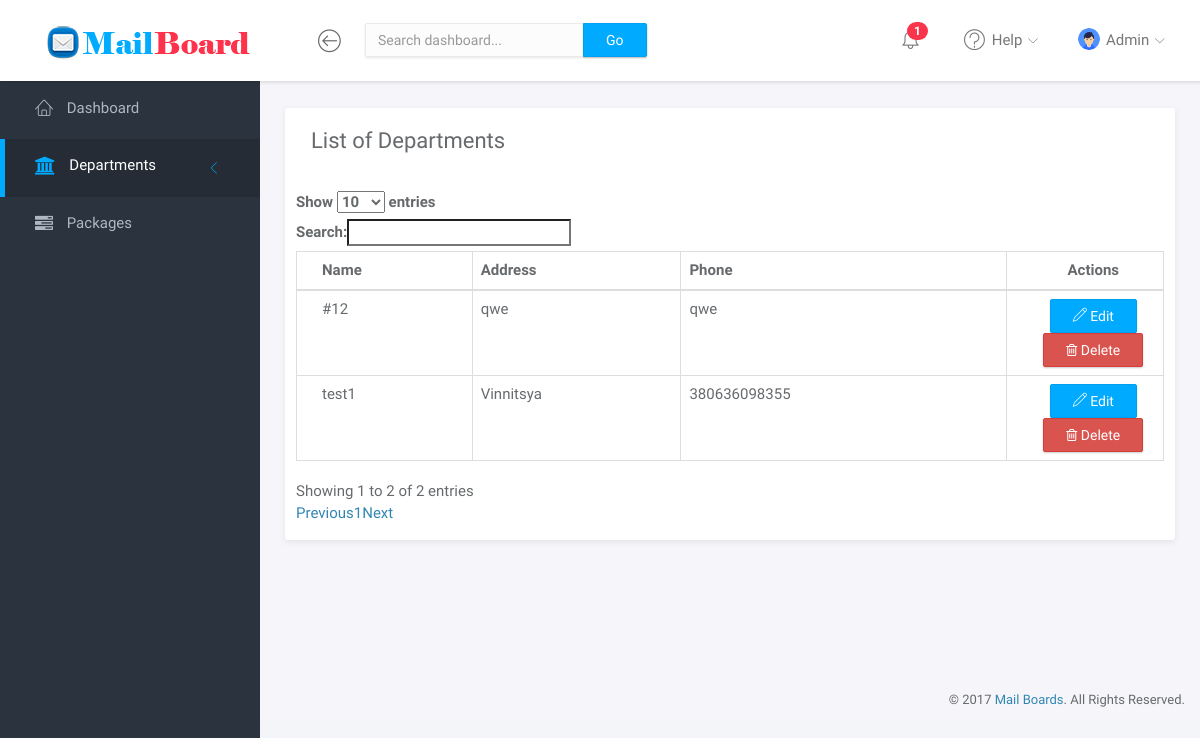
The app's page /department/list (signed in) with its own data.
### tables this page shows
CREATE TABLE `users` (
  `id` int(11) UNSIGNED NOT NULL,
  `name` varchar(255) NOT NULL,
  `email` varchar(255) NOT NULL,
  `password` varchar(255) NOT NULL
);

CREATE TABLE `departments` (
  `id` int(11) NOT NULL,
  `name` varchar(255) NOT NULL,
  `address` varchar(255) NOT NULL,
  `phone` varchar(255) NOT NULL
);

### core/AController.php (called while the page is built, shortened)
<?php
abstract class AController
{
    public function render($content, $data = [])
    {
        $user = Auth::user();
        require_once ('../app/views/layouts/' . $data['layout'] . '.php');
    }
}

### app/controllers/DepartmentController.php (called while the page is built, shortened)
<?php
class DepartmentController extends AController
{
    public function showList()
    {
        $page = 'department';
        $deps = Department::all();
        return $this->render('admin/department/list', ['layout' => 'admin', 'page' => $page, 'deps' => $deps]);
    }
}

### public/index.php (called while the page is built, shortened)
<?php
$route = new Core\Route;
$route->get('/login', 'AuthController@show');
$route->post('/login', 'AuthController@login');
$route->get('/main', 'MainController@index');
$route->group(['middleware' => ['auth']], function () use ($route) {
    $route->get('/', 'HomeController@index');
    $route->get('/department/create', 'DepartmentController@showCreate');
    $route->post('/department/create', 'DepartmentController@addNew');
    $route->get('/department/list', 'DepartmentController@showList');
    $route->post('/department/edit', 'DepartmentController@edit');
    $route->post('/department/delete', 'DepartmentController@delete');
    $route->get('/packages', 'PackageController@index');
    $route->post('/package/create', 'PackageController@addNew');
    $route->post('/package/status', 'PackageController@changeStatus');
    $route->post('/package/edit', 'PackageController@edit');
    $route->post('/package/delete', 'PackageController@delete');
    $route->post('/logout', 'AuthController@logout');
});
$route->run();

### core/Auth.php (called while the page is built, shortened)
<?php
class Auth
{
    private static  $instance;
    public $user = null;
    private function __construct()
    {
        $this::$instance = $this;
    }
    public function userAuth($user = null)
    {
        if ($user != null) {
            $this->user = $user[0];
        }
        return $this->user;
    }
    public static function __callStatic ( $name ,  $arguments )
    {
        $class = __CLASS__;
        $name .= "Auth";
        return $class::$instance->$name($arguments);
    }
}

### config/db.php (called while the page is built)
<?php
return [
    'host'    => '127.0.0.1',
    'port'    => '3308',
    'db_name' => 'vova',
    'db_user' => 'root',
    'db_pass' => ''
];

### core/database/Database.php (called while the page is built, shortened)
<?php
class Database
{
    protected static $instance = null;
    public static function instance()
    {
        $config = require_once('../config/db.php');
        if (self::$instance === null)
        {
            $opt  = array(
                \PDO::ATTR_ERRMODE            => \PDO::ERRMODE_EXCEPTION,
                \PDO::ATTR_DEFAULT_FETCH_MODE => \PDO::FETCH_ASSOC,
                \PDO::ATTR_EMULATE_PREPARES   => TRUE,
                \PDO::ATTR_STATEMENT_CLASS    => array('\Core\Database\MyPDOStatment'),
            );
            $dsn = 'mysql:host=' . $config['host'] . ':' . $config['port'] . ';dbname=' . $config['db_name'] . ';charset=utf8';
            self::$instance = new \PDO($dsn, $config['db_user'], $config['db_pass'], $opt);
        }
        return self::$instance;
    }
    public static function __callStatic($method, $args) {
        return call_user_func_array(array(self::instance(), $method), $args);
    }
}

### app/models/AModel.php (called while the page is built, shortened)
<?php
abstract class AModel
{
    public static function find($id)
    {
        $obj = new $class;
        $queryString = 'SELECT * FROM `' . $obj->tableName . '` WHERE `id`=:id LIMIT 1';
        $params = [
            ':id' => $id
        ];
        $result = $obj->getResult($queryString, $params)->fetch();
        foreach ($obj->fillable as $field) {
            $obj->$field = $result[$field];
        }
        return $obj;
    }
    public static function all()
    {
        $obj = new $class;
        $query = 'SELECT * FROM `' . $obj->tableName . '`';
        $params = [];
        $result = $obj->getResult($query, $params)->fetchAll(\PDO::FETCH_OBJ);
        return $result;
    }
    protected function getResult($queryString, $params = [])
    {
        try {
            $result = \Core\Database\Database::prepare($queryString)->execute($params);
        } catch (\PDOException $e) {
            echo "Database error: " . $e->getMessage();
            exit;
        }
        return $result;
    }
}

### core/database/MyPDOStatment.php (called while the page is built, shortened)
<?php
class MyPDOStatment extends \PDOStatement
{
    function execute($data = array())
    {
        parent::execute($data);
        return $this;
    }
}

### app/views/admin/department/list.php (the view, shortened to what this page needs)
<div class="main-content">
    <div class="container-fluid">
        <div class="panel panel-headline">
            <div class="panel-heading">
                <h3 class="panel-title">List of Departments</h3>
            </div>
            <div class="panel-body">
                <div class="row">
                    <table id="departments" class="table  table-bordered" cellspacing="0" width="100%">
                        <thead>
                        <tr>
                            <th>Name</th>
                            <th>Address</th>
                            <th>Phone</th>
                            <th style=" width: 20%;text-align: center;">Actions</th>
                        </tr>
                        </thead>
                        <tbody>
                        <?php foreach($data['deps'] as $dep) : ?>
                        <tr id="dep-<?=$dep->id?>">
                            <td class="dep-name"><?=$dep->name?></td>
                            <td class="dep-addr"><?=$dep->address?></td>
                            <td class="dep-phone"><?=$dep->phone?></td>
                            <td style="text-align: center;">
                                <button type="button" class="btn btn-primary" onclick="showEdit(<?=$dep->id?>)"><i class="lnr lnr-pencil"></i> Edit</button>
                                <button type="button" class="btn btn-danger" onclick="showDelete(<?=$dep->id?>)"><i class="fa fa-trash-o"></i> Delete</button>
                            </td>
                        </tr>
                        <?php endforeach; ?>
                        </tbody>
                    </table>
                </div>
            </div>
        </div>
    </div>
</div>

### core/Route.php (shortened to what this page needs)
<?php
class Route
{
    private $routes = [];
    public function run()
    {
        $this->setUser();
        $path = explode('?', $_SERVER["REQUEST_URI"]);
        $path = $path[0];
        $method = $_SERVER['REQUEST_METHOD'];
        foreach ($this->routes as $route) {
            if ($route['route'] == $path && $route['method'] == $method) {
                $action = $route['action'][1];
                $obj = new $class;
                $obj->$action($route['data']);
            }
        }
    }
    public function get($route, $action)
    {
        $action = $this->parse($action);
        $action[0] = "\\App\\Controllers\\" . $action[0];
        $get = [];
        $this->routes[] = ['route' => $route, 'action' => $action, 'data' => $get, 'method' => 'GET'];
    }
    public function post($route, $action)
    {
        $action = $this->parse($action);
        $action[0] = "\\App\\Controllers\\" . $action[0];
        $post = [];
        $this->routes[] = ['route' => $route, 'action' => $action, 'data' => $post, 'method' => 'POST'];
    }
    public function group($args = [], $callback)
    {
        $routes = $this->routes;
        $this->routes = [];
        foreach($this->routes as $key => $route) {
            if (is_array($args['middleware']))$route['middleware'] = $args['middleware'];
            else $route['middleware'][] = $args['middleware'];
            $this->routes[$key] = $route;
        }
        $this->routes = array_merge($routes, $this->routes);
    }
    public function parse($action)
    {
        return explode('@', $action);
    }
    public function setUser()
    {
        if (isset($_SESSION['user'])) {
            Auth::user(User::find($_SESSION['user']['id']));
        }
    }
}

### app/views/layouts/admin.php (shortened to what this page needs)
<!doctype html>
<html lang="en">
<head>
	<link rel="stylesheet" href="/assets/vendor/bootstrap/css/bootstrap.min.css">
	<link rel="stylesheet" href="/assets/vendor/font-awesome/css/font-awesome.min.css">
	<link rel="stylesheet" href="/assets/vendor/linearicons/style.css">
	<link rel="stylesheet" href="/assets/vendor/chartist/css/chartist-custom.css">
	<link rel="stylesheet" href="/assets/css/main.css">
	<link rel="stylesheet" href="https://cdn.datatables.net/1.10.16/css/dataTables.bootstrap.min.css">
	<link rel="stylesheet" href="/css/admin.css">
</head>
<body>
	<div id="wrapper">
		<nav class="navbar navbar-default navbar-fixed-top">
			<div class="brand">
				<a href="/"><img src="/assets/img/logo-dark.png" alt="Klorofil Logo" class="img-responsive logo"></a>
			</div>
			<div class="container-fluid">
				<div class="navbar-btn">
					<button type="button" class="btn-toggle-fullwidth"><i class="lnr lnr-arrow-left-circle"></i></button>
				</div>
				<form class="navbar-form navbar-left">
					<div class="input-group">
						<input type="text" value="" class="form-control" placeholder="Search dashboard...">
						<span class="input-group-btn"><button type="button" class="btn btn-primary">Go</button></span>
					</div>
				</form>
				<div id="navbar-menu">
					<ul class="nav navbar-nav navbar-right">
						<li class="dropdown">
							<a href="#" class="dropdown-toggle icon-menu" data-toggle="dropdown">
								<span class="badge bg-danger">1</span>
							</a>
						</li>
						<li class="dropdown">
							<a href="#" class="dropdown-toggle" data-toggle="dropdown"><i class="lnr lnr-question-circle"></i> <span>Help</span> <i class="icon-submenu lnr lnr-chevron-down"></i></a>
						</li>
						<li class="dropdown">
							<a href="#" class="dropdown-toggle" data-toggle="dropdown"><img src="/assets/img/user.png" class="img-circle" alt="Avatar"> <span><?= $user->name ?></span> <i class="icon-submenu lnr lnr-chevron-down"></i></a>
						</li>
					</ul>
				</div>
			</div>
		</nav>
		<div id="sidebar-nav" class="sidebar">
			<div class="sidebar-scroll">
				<nav>
					<ul class="nav">
						<li><a href="/" class="<?= ($data['page'] =='dashboard') ? 'active' : null ?>"><i class="lnr lnr-home"></i> <span>Dashboard</span></a></li>
						<li>
							<a href="#subPages" data-toggle="collapse" class="<?= ($data['page'] =='department') ? 'active collapsed' : null ?>"><i class="fa fa-university" aria-hidden="true"></i> <span>Departments</span> <i class="icon-submenu lnr lnr-chevron-left"></i></a>
						</li>
						<li><a href="/packages" class="<?= ($data['page'] =='package') ? 'active' : null ?>"><i class="fa fa-tasks" aria-hidden="true"></i> <span>Packages</span></a></li>
					</ul>
				</nav>
			</div>
		</div>
		<div class="main">
			 <?php require_once (__DIR__ . '/../' . $content . '.php'); ?>
			<footer>
				<div class="container-fluid">
					<p class="copyright">&copy; 2017 <a href="/" target="_blank">Mail Boards</a>. All Rights Reserved.</p>
				</div>
			</footer>
		</div>
</body>
</html>

### public/css/admin.css (style rules this page uses)
.navbar-default .brand { padding-top: 25px !important; padding-bottom: 0px !important; }

### records on screen
users: name "Admin"
departments: name "#12", address "qwe", phone "qwe"
departments: name "test1", address "Vinnitsya", phone "380636098355"
